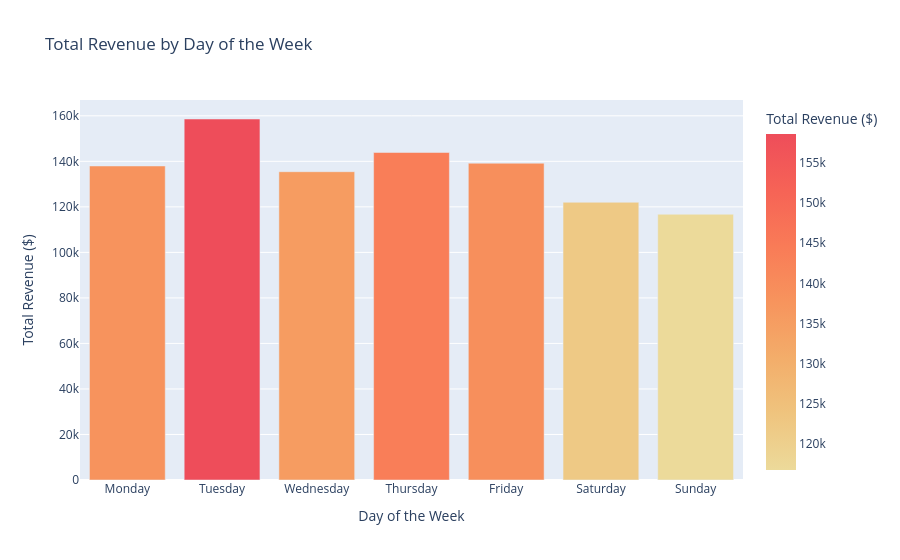

Write notebook code for a chart like this one.
### Markdown cell above
#### 2. High-Earning Days – Which days of the week are best for business?

### Code cell
# Ensuring datetime format:
df_cleaned["lpep_pickup_datetime"] = pd.to_datetime(df_cleaned["lpep_pickup_datetime"])

# Converting pickup datetime to actual days of the week:
df_cleaned["DayOfWeek"] = df_cleaned["lpep_pickup_datetime"].dt.day_name()

# Grouping by day of the week and calculating the total revenue:
daywise_fare = df_cleaned.groupby("DayOfWeek")["fare_amount"].sum().reset_index()

# Sorting days in a logical order:
days_order = ["Monday", "Tuesday", "Wednesday", "Thursday", "Friday", "Saturday", "Sunday"]
daywise_fare["DayOfWeek"] = pd.Categorical(daywise_fare["DayOfWeek"], categories=days_order, ordered=True)
daywise_fare = daywise_fare.sort_values("DayOfWeek")

# Rounding for better readability:
daywise_fare["fare_amount"] = daywise_fare["fare_amount"].round(2)

# Creating a bar chart:
fig = px.bar(daywise_fare, x="DayOfWeek", y="fare_amount",
             title="Total Revenue by Day of the Week",
             labels={"fare_amount": "Total Revenue ($)", "DayOfWeek": "Day of the Week"},
             color="fare_amount",
             color_continuous_scale="oryel")

fig.show()

### Figure 1 — Plotly figure (JSON) as saved in the notebook; plotly's stock layout.template omitted (floating-point values rounded to 4 significant figures)
{"data": [{"alignmentgroup": "True", "hovertemplate": "Day of the Week=%{x}<br>Total Revenue ($)=%{marker.color}<extra></extra>", "legendgroup": "", "marker": {"color": [138000.0, 158600.0, 135400.0, 143900.0, 139200.0, 122000.0, 116800.0], "coloraxis": "coloraxis", "pattern": {"shape": ""}}, "name": "", "offsetgroup": "", "orientation": "v", "showlegend": false, "textposition": "auto", "type": "bar", "x": ["Monday", "Tuesday", "Wednesday", "Thursday", "Friday", "Saturday", "Sunday"], "xaxis": "x", "y": [138000.0, 158600.0, 135400.0, 143900.0, 139200.0, 122000.0, 116800.0], "yaxis": "y"}], "layout": {"barmode": "relative", "coloraxis": {"colorbar": {"title": {"text": "Total Revenue ($)"}}, "colorscale": [[0, "rgb(236, 218, 154)"], [0.1667, "rgb(239, 196, 126)"], [0.3333, "rgb(243, 173, 106)"], [0.5, "rgb(247, 148, 93)"], [0.6667, "rgb(249, 123, 87)"], [0.8333, "rgb(246, 99, 86)"], [1, "rgb(238, 77, 90)"]]}, "legend": {"tracegroupgap": 0}, "title": {"text": "Total Revenue by Day of the Week"}, "xaxis": {"anchor": "y", "domain": [0, 1], "title": {"text": "Day of the Week"}}, "yaxis": {"anchor": "x", "domain": [0, 1], "title": {"text": "Total Revenue ($)"}}}}
